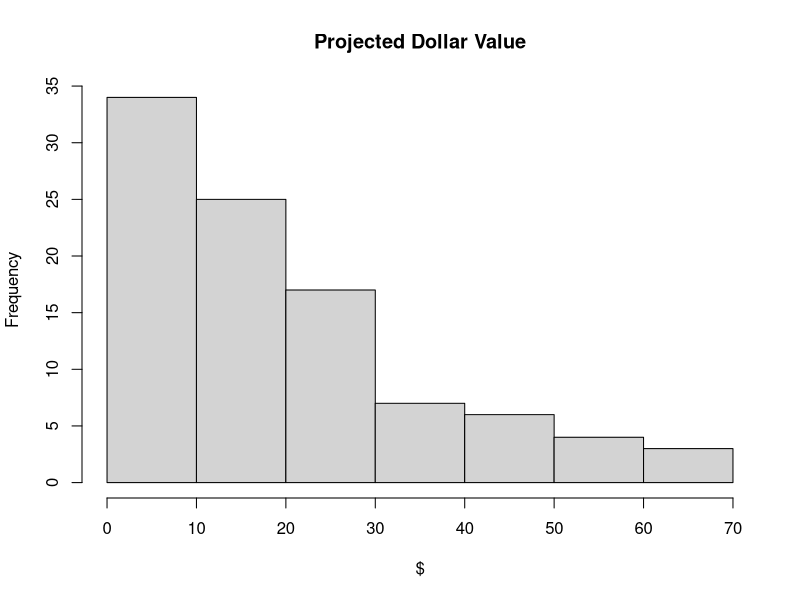
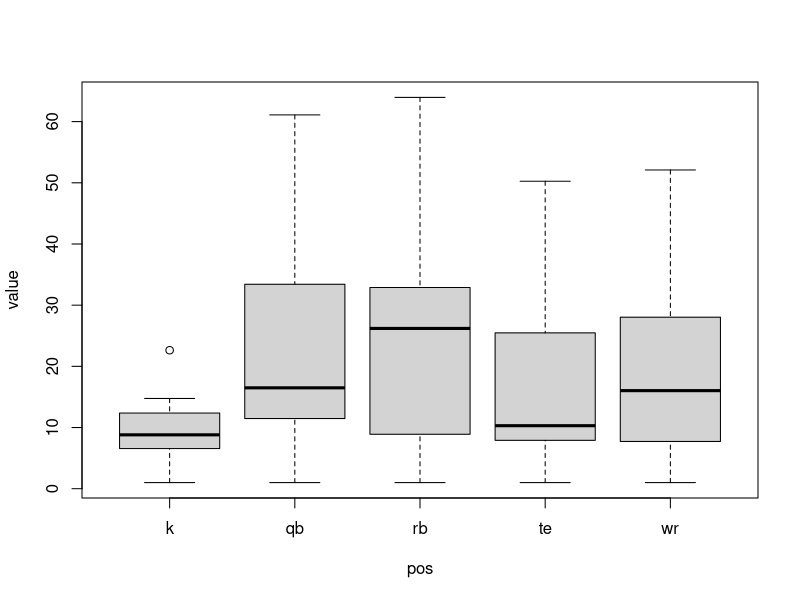

The R script that drew these images, in order: (Note: this script raises an error after producing the figures.)
## ---- chunk 1
# create your own data.frame
x <- data.frame(id=1:3, letter=letters[1:3], value=rnorm(3), even=(1:3)%%2==0)
x
nrow(x)
ncol(x)
names(x)
rownames(x)
str(x)
## ---- chunk 2
setwd(file.path('~','Documents','proj14'))
k <- read.table('proj_k14.csv', header=TRUE, stringsAsFactors=FALSE)
qb <- read.table('proj_qb14.csv', header=TRUE, stringsAsFactors=FALSE)
rb <- read.table('proj_rb14.csv', header=TRUE, stringsAsFactors=FALSE)
te <- read.table('proj_te14.csv', header=TRUE, stringsAsFactors=FALSE)
wr <- read.table('proj_wr14.csv', header=TRUE, stringsAsFactors=FALSE)

# generate unique list of column names
cols <- unique(c(names(k), names(qb), names(rb), names(te), names(wr)))

# create a new column in each data.frame
# values are recylcled
# concept: ?Extract
k[,'pos'] <- 'k'
qb[,'pos'] <- 'qb'
rb[,'pos'] <- 'rb'
te[,'pos'] <- 'te'
wr[,'pos'] <- 'wr'

# append 'pos' to unique column list
cols <- c(cols, 'pos')

# create common columns in each data.frame
# initialize values to zero
k[,setdiff(cols, names(k))] <- 0
qb[,setdiff(cols, names(qb))] <- 0
rb[,setdiff(cols, names(rb))] <- 0
te[,setdiff(cols, names(te))] <- 0
wr[,setdiff(cols, names(wr))] <- 0

# combine data.frames by row, using consistent column order
x <- rbind(k[,cols], qb[,cols], rb[,cols], te[,cols], wr[,cols])

# guess how to combine by column

# rename column names, by removing periods
# this fails because the period has a special meaning
sub('.', '', names(x))

# furthermore, gsub does global replacement, not single replacement
names(x) <- gsub('[.]', '', names(x))
## ---- chunk 3
# calculate new columns
# convert NFL stat to fantasy points
x[,'p_fg'] <- x[,'fg']*4
x[,'p_xpt'] <- x[,'xpt']*1
x[,'p_pass_yds'] <- x[,'pass_yds']/25
x[,'p_pass_tds'] <- x[,'pass_tds']*4
x[,'p_pass_ints'] <- x[,'pass_ints']*-2
x[,'p_rush_yds'] <- x[,'rush_yds']/10
x[,'p_rush_tds'] <- x[,'rush_tds']*6
x[,'p_fumbles'] <- x[,'fumbles']*-2
x[,'p_rec_yds'] <- x[,'rec_yds']/20
x[,'p_rec_tds'] <- x[,'rec_tds']*6

# sum selected column values for every row
# this is total fantasy points for each player
x[,'points'] <- rowSums(x[,grep("^p_", names(x))])
## ---- chunk 4
# create new data.frame ordered by points descendingly
x2 <- x[order(x[,'points'], decreasing=TRUE),]

# which rows contain quarterbacks?
which(x2[,'pos']=='qb')

# which row contains the 12th best quarterback?
which(x2[,'pos']=='qb')[12]

# which row contains the 90th best quarterback?
which(x2[,'pos']=='qb')[90]

# determine the row indeces for each position
k.ix <- which(x2[,'pos']=='k')
qb.ix <- which(x2[,'pos']=='qb')
rb.ix <- which(x2[,'pos']=='rb')
te.ix <- which(x2[,'pos']=='te')
wr.ix <- which(x2[,'pos']=='wr')
## ---- chunk 5
# calculate marginal points by subtracting "baseline" player's points
x2[k.ix, 'marg'] <- x2[k.ix,'points'] - x2[k.ix[12],'points']
x2[qb.ix, 'marg'] <- x2[qb.ix,'points'] - x2[qb.ix[12],'points']
x2[rb.ix, 'marg'] <- x2[rb.ix,'points'] - x2[rb.ix[24],'points']
x2[te.ix, 'marg'] <- x2[te.ix,'points'] - x2[te.ix[12],'points']
x2[wr.ix, 'marg'] <- x2[wr.ix,'points'] - x2[wr.ix[36],'points']

# create a new data.frame subset by non-negative marginal points
x3 <- x2[x2[,'marg'] >= 0,]

# re-order by marginal points
x3 <- x3[order(x3[,'marg'], decreasing=TRUE),]

# reset the row names
rownames(x3) <- NULL

# calculation for player value
x3[,'value'] <- x3[,'marg']*(12*200-nrow(x))/sum(x3[,'marg']) + 1

# create a data.frame with more interesting columns
x4 <- x3[,c('PlayerName','pos','points','marg','value')]
head(x4)
tail(x4)
## ---- chunk 6
hist(x4[,'value'], main='Projected Dollar Value', xlab='$')
boxplot(value ~ pos, data=x4)
## ---- chunk 7
# select rows by index
x4[1:3,]
# select rows by name
x4[c("10","20","40","80"),]
# select columns by index, and first 10 rows
x4[seq(10),c(1,5)]
# select columns by name, and 5 random rows
x4[sample(nrow(x4), 5), c('pos','value')]
# be careful when selecting a single column
# no longer data.frame, but vector
x4[seq(5),'PlayerName']
# maintain data.frame structure
x4[seq(5),'PlayerName', drop=FALSE]
# select rows that satisfy condition
# every 10th row
x4[seq(nrow(x4))%%10 == 0,]
# quarterbacks
x4[x4[,'pos'] == 'qb',]
# wide receivers or tight ends, but only first 10
x4[x4[,'pos'] %in% c('wr','te'),][1:10,]
# same thing, different way
x4[grep("wr|te", x4[,'pos'])[1:10],]
# values greater than 35
x4[x4[,'value'] > 35,]
# combining conditions with AND
# running backs with value between 10 and 15
x4[x4[,'pos'] == 'rb' & x4[,'value'] >= 10 & x4[,'value'] <= 15,]
# combining conditions with OR
# rounded value ends in '9' or value is 1
x4[round(x4[,'value']) %% 10 == 9 | x4[,'value'] == 1,]
# combining conditions with complicated combinations
# kickers with value < 6 or tight end with value < 5
x4[(x4[,'pos'] == 'k' & x4[,'value'] < 6) | (x4[,'pos'] == 'te' & x4[,'value'] < 5),]
# select columns that match pattern
x3[seq(10), grep("^p_", names(x3))]
# select empty data.frame
x4[FALSE,]
## ---- chunk 8
for(i in seq(5)) {
  print(paste("loop:", i, sep=''))
}
## ---- chunk 9
# step 1: build a data.frame with column names and scale values
# step 2: iterate over rows of data.frame
# step 3: build new column
## ---- chunk 10
# load knitr package
library(knitr)
purl('learn.Rmd', quiet=TRUE)
